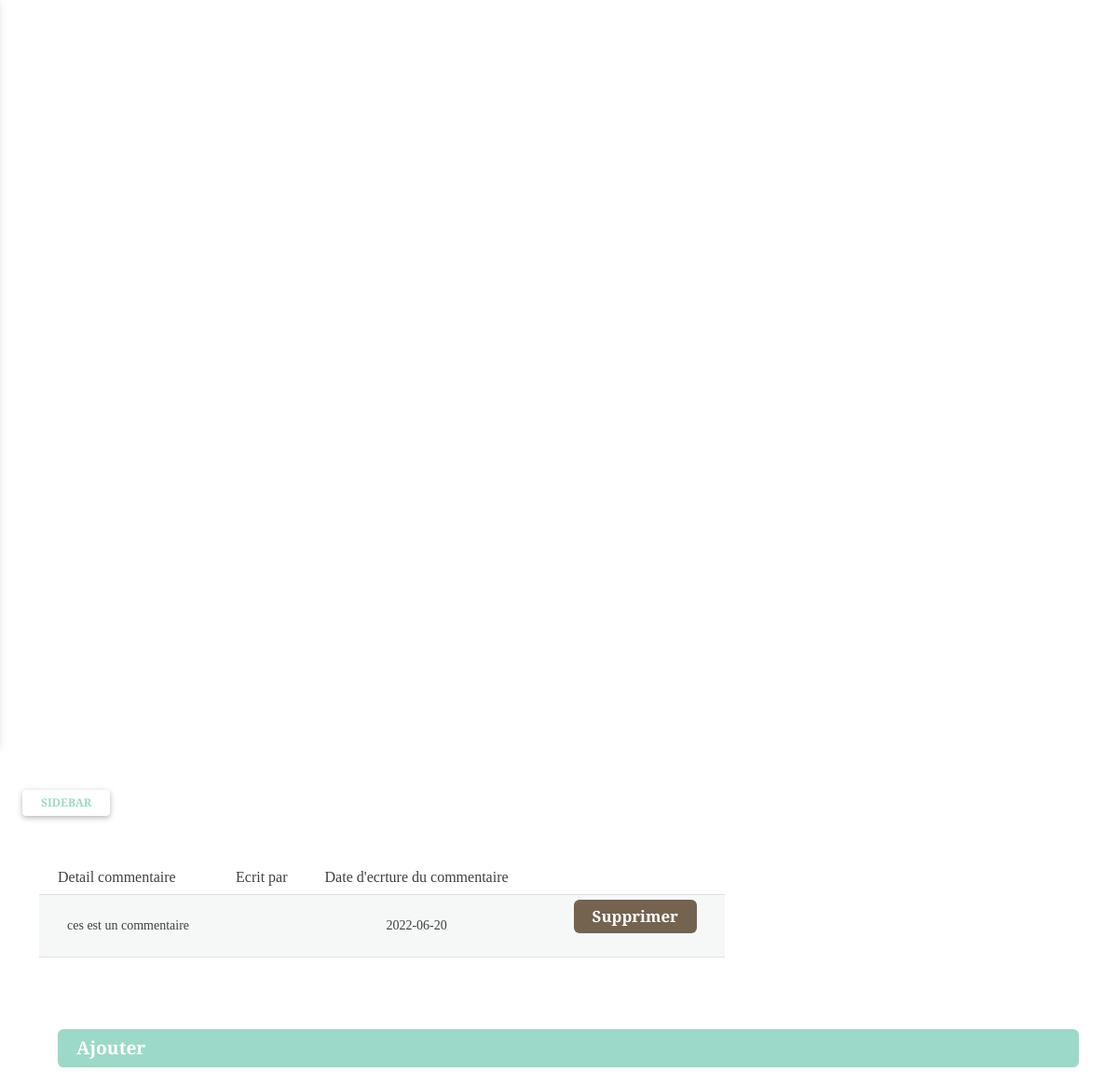
Before: /admin/comment.php with the older database file.
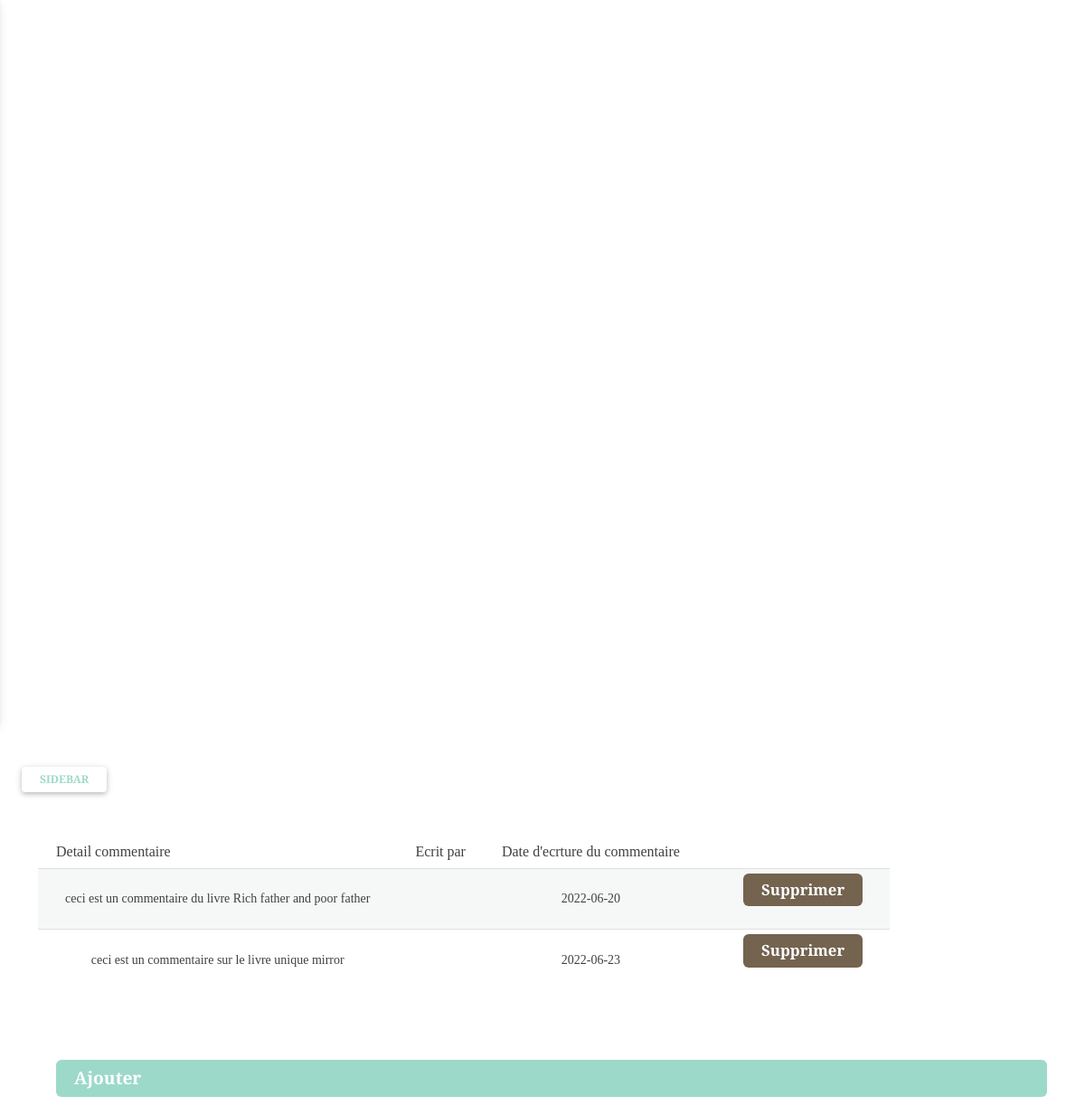
After: the same page with the newer database file.
### tables this page shows
CREATE TABLE `commentaire` (
  `Id_Commentaire` int(11) NOT NULL,
  `Date_Commentaire` date NOT NULL,
  `Detail_Commentaire` varchar(255) NOT NULL,
  `Notation` int(11) NOT NULL,
  `Nbr_Emprunt` int(11) NOT NULL
);

### admin/comment.php (the view, shortened to what this page needs)
<?php
include 'init.php';
include $tpd. 'connect.php';
include $tpl. 'header.inc';
include  'navbar.php';
?>
<div class="container">
    <table>
        <tr id="items">
            <th> Detail commentaire</th>
            <th> Ecrit par </th>
            <th> Date d'ecrture du commentaire</th>
        </tr>
        <?php
        $req = mysqli_query($con, "SELECT * FROM commentaire");
        if (mysqli_num_rows($req) == 0) {
            echo "Il n'y a pas encore de commentaire ajouter !";
        } else {
            while ($row = mysqli_fetch_assoc($req) ) {
         ?>
                <tr>
                    <td> <?= $row['Detail_Commentaire'] ?> </td>
                    <td> </td>
                    <td><?= $row['Date_Commentaire'] ?> </td>
                    <td><a href=""  class="Btn_addd">  Supprimer </a></td>
                </tr>
        <?php
            }}
        ?>
</table>
<br><br><br>
<a href="ajou.php"  class="Btn_add">  Ajouter </a>
</div>
<?php include $tpl . 'footer.inc'; ?>

Changed rows visible on the page:
changed commentaire: Detail_Commentaire "ces est un commentaire" → "ceci est un commentaire du livre Rich father and poor father"
added commentaire: Detail_Commentaire "ceci est un commentaire sur le livre unique mirror", Date_Commentaire "2022-06-23"
